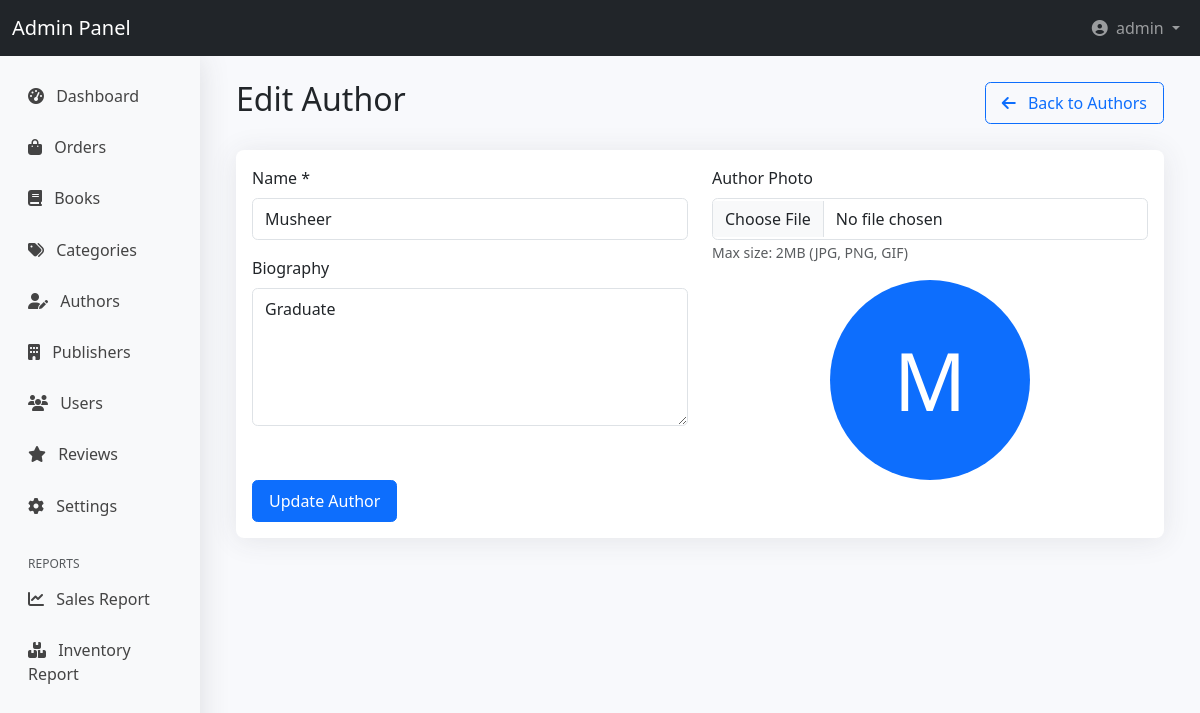
Page /admin/authors/edit.php?id=1 (signed in) on the committed database.
### tables this page shows
CREATE TABLE `authors` (
  `author_id` int(11) NOT NULL,
  `name` varchar(100) NOT NULL,
  `bio` text DEFAULT NULL,
  `photo` varchar(255) DEFAULT NULL
);

### admin/authors/edit.php (the view, shortened to what this page needs)
<?php
require_once '../../includes/config.php';
$author_id = intval($_GET['id']);
$stmt = $pdo->prepare("SELECT * FROM authors WHERE author_id = ?");
$stmt->execute([$author_id]);
$author = $stmt->fetch();
$errors = [];
$name = $author['name'];
$bio = $author['bio'];
$current_photo = $author['photo'];
require_once '../admin_header.php';
?>
<div class="container-fluid py-4">
    <div class="row">
        <div class="col-lg-12">
            <div class="d-flex justify-content-between align-items-center mb-4">
                <h2>Edit Author</h2>
                <a href="manage.php" class="btn btn-outline-primary">
                    <i class="fas fa-arrow-left me-2"></i> Back to Authors
                </a>
            </div>
            <div class="card">
                <div class="card-body">
                    <form method="post" enctype="multipart/form-data">
                        <div class="row">
                            <div class="col-md-6">
                                <div class="mb-3">
                                    <label for="name" class="form-label">Name *</label>
                                    <input type="text" class="form-control <?php echo isset($errors['name']) ? 'is-invalid' : ''; ?>"
                                           id="name" name="name" value="<?php echo htmlspecialchars($name); ?>" required>
                                </div>
                                <div class="mb-3">
                                    <label for="bio" class="form-label">Biography</label>
                                    <textarea class="form-control" id="bio" name="bio" rows="5"><?php echo htmlspecialchars($bio); ?></textarea>
                                </div>
                            </div>
                            <div class="col-md-6">
                                <div class="mb-3">
                                    <label for="photo" class="form-label">Author Photo</label>
                                    <input type="file" class="form-control <?php echo isset($errors['photo']) ? 'is-invalid' : ''; ?>"
                                           id="photo" name="photo" accept="image/*">
                                    <small class="text-muted">Max size: 2MB (JPG, PNG, GIF)</small>
                                </div>
                                <div class="preview-container text-center mt-3">
                                    <?php if ($current_photo && file_exists('../../assets/images/authors/' . $current_photo)): ?>
                                        <img src="<?php echo SITE_URL; ?>/assets/images/authors/<?php echo $current_photo; ?>"
                                             alt="Current Photo" class="img-thumbnail" style="max-height: 200px;">
                                        <div class="form-check mt-2">
                                            <input class="form-check-input" type="checkbox" id="remove_photo" name="remove_photo">
                                            <label class="form-check-label" for="remove_photo">
                                                Remove current photo
                                            </label>
                                        </div>
                                    <?php else: ?>
                                        <div class="avatar bg-primary text-white rounded-circle mx-auto"
                                             style="width: 200px; height: 200px; display: flex; align-items: center; justify-content: center; font-size: 5rem;">
                                            <?php echo strtoupper(substr($name, 0, 1)); ?>
                                        </div>
                                    <?php endif; ?>
                                </div>
                            </div>
                        </div>
                        <button type="submit" class="btn btn-primary">Update Author</button>
                    </form>
                </div>
            </div>
        </div>
    </div>
</div>
<?php require_once '../admin_footer.php'; ?>

### assets/css/admin.css (style rules this page uses)
body.admin-dashboard { background-color: #f8f9fc; }
.card { border: none; border-radius: 0.5rem; box-shadow: 0 0.15rem 1.75rem 0 rgba(58, 59, 69, 0.1); }
.form-control, .form-select { border-radius: 0.35rem; padding: 0.5rem 0.75rem; }
.btn { border-radius: 0.35rem; padding: 0.5rem 1rem; }

### rows in the picture
authors: name "Musheer", bio "Graduate", name "M"

### other values in the picture
$_SESSION['admin_username'] "admin"
